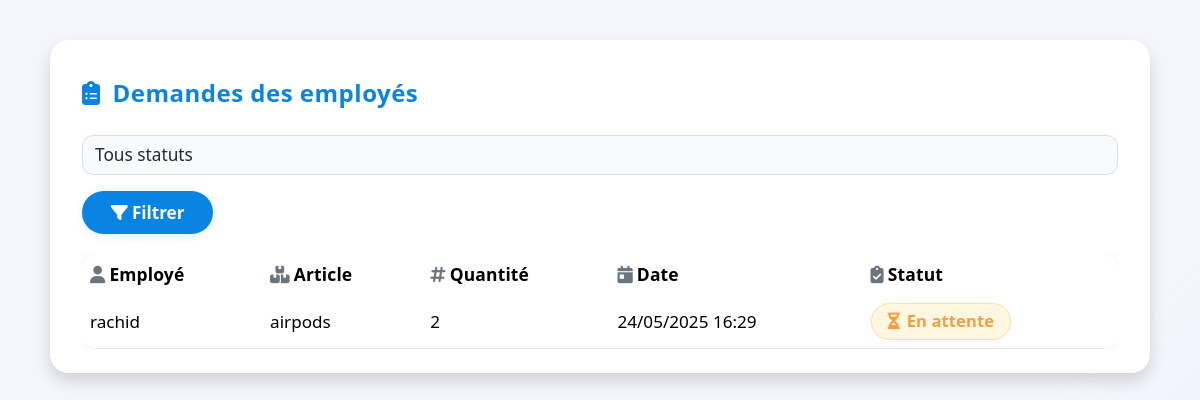
The app's page /demandes/ (signed in), older data.
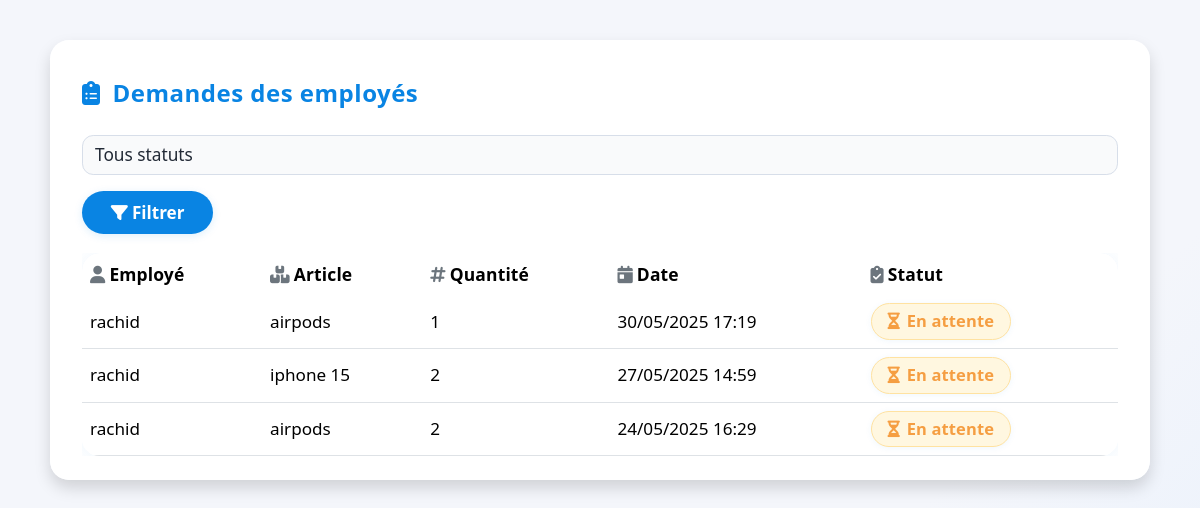
The same page, newer data.
### inventory/models.py (models this page shows, shortened)
class DemandeArticle(models.Model):
    STATUT_CHOICES = [
        ('en_attente', 'En attente'),
        ('approuvee', 'Approuvée'),
        ('refusee', 'Refusée'),
    ]
    employe = models.ForeignKey(settings.AUTH_USER_MODEL, on_delete=models.CASCADE, limit_choices_to={'role': 'employe'})
    article = models.ForeignKey(Article, on_delete=models.CASCADE)
    quantite = models.PositiveIntegerField()
    date_demande = models.DateTimeField(auto_now_add=True)
    statut = models.CharField(max_length=20, choices=STATUT_CHOICES, default='en_attente')

class CustomUser(AbstractUser):
    ROLE_CHOICES = [
        ('admin', 'Administrateur'),
        ('gestionnaire', 'Gestionnaire de stock'),
        ('employe', 'Employé'),
        ('fournisseur', 'Fournisseur'),
    ]
    role = models.CharField(max_length=20, choices=ROLE_CHOICES)
    phone_number = models.CharField(max_length=15, blank=True, null=True)
    secondary_email = models.EmailField(
        "Email secondaire (2FA)",
        max_length=254,
        blank=True,
        null=True,
        unique=True,
        help_text="Adresse e-mail ajoutée via la procédure 2FA"
    )

class Article(models.Model):
    nom           = models.CharField(max_length=200)
    reference     = models.CharField(max_length=100, unique=True)
    prix          = models.DecimalField(max_digits=10, decimal_places=2)
    quantite      = models.IntegerField(default=0, help_text="Quantité initiale")
    stock         = models.IntegerField(default=0, help_text="Stock courant")
    description   = models.TextField(blank=True, default="")
    facteur_co2   = models.FloatField(default=0.0, verbose_name="Facteur CO₂ (kg/unité)")
    stock_min     = models.PositiveIntegerField(default=1, help_text="Seuil minimal pour alerte")
    alerte_stock_faible_envoyee = models.BooleanField(
        default=False,
        help_text="Passé à True dès qu'une alerte stock < 10 a été envoyée"
    )

### inventory/views.py (the view)
# urls.py: path('demandes/', liste_demandes, name='liste_demandes'),
@login_required
@user_passes_test(is_gestionnaire)
def liste_demandes(request):
    demandes = DemandeArticle.objects.select_related('article', 'employe').order_by('-date_demande')
    statut = request.GET.get('statut')
    if statut:
        demandes = demandes.filter(statut=statut)
    context = {
        "demandes": demandes,
        "statut": statut,
    }
    return render(request, "liste.html", context)

### inventory/views.py (called while the page is built)
def is_gestionnaire(user):
    return user.role == 'gestionnaire' or user.role == 'admin'

### templates/liste.html (shortened to what this page needs)
{% load static %}
<!DOCTYPE html>
<html lang="fr">
<head>
  <link rel="stylesheet" href="https://cdn.jsdelivr.net/npm/bootstrap@5.3.2/dist/css/bootstrap.min.css">
  <link rel="stylesheet" href="https://cdnjs.cloudflare.com/ajax/libs/font-awesome/6.4.0/css/all.min.css">
</head>
<body>
<div class="demande-wrapper shadow">
  <div class="page-title">
    <i class="fas fa-clipboard-list"></i> Demandes des employés
  </div>
  <form method="get" class="filters-bar">
    <select name="statut" class="form-select">
      <option value="">Tous statuts</option>
    </select>
    <button class="btn btn-primary" type="submit"><i class="fas fa-filter me-1"></i>Filtrer</button>
  </form>
  <div class="table-responsive">
    <table class="table align-middle table-hover">
      <thead>
        <tr>
          <th><i class="fas fa-user icon-cell text-secondary me-1"></i>Employé</th>
          <th><i class="fas fa-boxes-stacked icon-cell text-secondary me-1"></i>Article</th>
          <th><i class="fas fa-hashtag icon-cell text-secondary me-1"></i>Quantité</th>
          <th><i class="fas fa-calendar-day icon-cell text-secondary me-1"></i>Date</th>
          <th><i class="fas fa-clipboard-check icon-cell text-secondary me-1"></i>Statut</th>
        </tr>
      </thead>
      <tbody>
        {% for demande in demandes %}
        <tr>
          <td>{{ demande.employe.username }}</td>
          <td>{{ demande.article.nom }}</td>
          <td>{{ demande.quantite }}</td>
          <td>{{ demande.date_demande|date:"d/m/Y H:i" }}</td>
          <td>
            {% if demande.statut == 'en_attente' %}
              <span class="badge-status badge-waiting">
                <i class="fas fa-hourglass-half"></i> En attente
              </span>
            {% elif demande.statut == 'approuvee' %}
              <span class="badge-status badge-approve">
                <i class="fas fa-check-circle"></i> Approuvée
              </span>
            {% else %}
              <span class="badge-status badge-refused">
                <i class="fas fa-times-circle"></i> Refusée
              </span>
            {% endif %}
          </td>
        </tr>
        {% endfor %}
      </tbody>
    </table>
  </div>
</div>
</body>
</html>

Row changes from the older to the newer data that the page shows:
added DemandeArticle: employe.username "rachid", article.nom "airpods", quantite "1", date_demande "30/05/2025 17:19", statut "en_attente" (drawn)
added DemandeArticle: employe.username "rachid", article.nom "iphone 15", quantite "2", date_demande "27/05/2025 14:59", statut "en_attente" (drawn)
